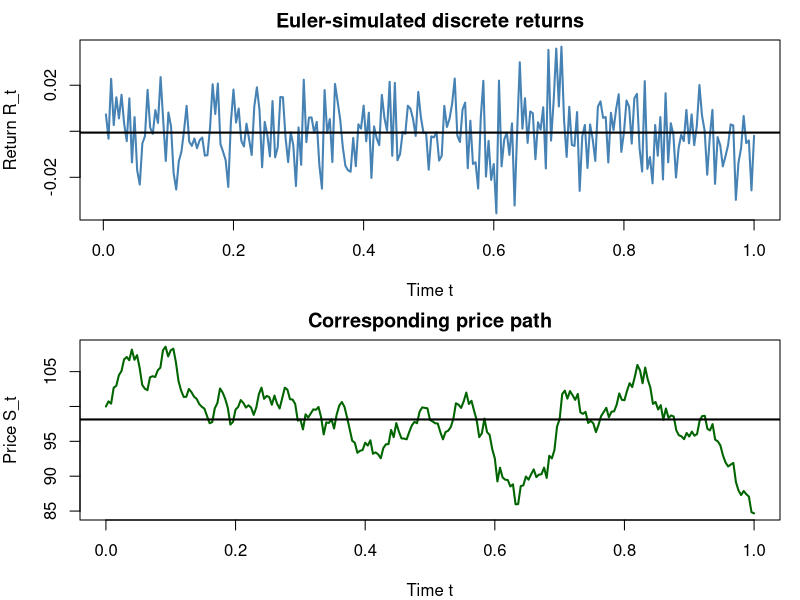
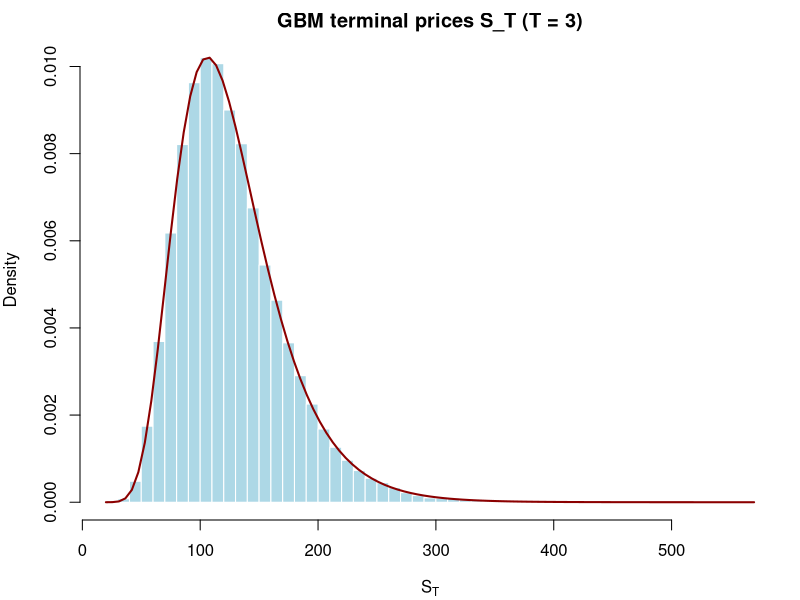

Generate these figures, in order, with R:
# ============================================================
# Problem Set 1 — Exercise 1 (a)–(c): GBM simulation (Euler)
# ============================================================
# ---------- Inputs ----------
S0    <- 100
mu    <- 0.08
sigma <- 0.20
T     <- 1
s     <- 250

dt    <- 1 / s
steps <- T * s
tgrid <- seq(0, T, by = dt)   # length = steps + 1

# ============================================================
# (a) One path, Euler returns + price path
# ============================================================
set.seed(13)

Z  <- rnorm(steps, mean = 0, sd = 1)     # Z_t ~ N(0,1)
dW <- sqrt(dt) * Z                       # dW_t ~ N(0, dt)
Wt <- c(0, cumsum(dW))                   # Brownian path levels W_t

Rt <- mu * dt + sigma * dW               # Euler discrete returns
St <- c(S0, S0 * cumprod(1 + Rt))        # Price path via discrete compounding

# Plot: returns (top) and prices (bottom)
par(mfrow = c(2, 1), mar = c(4, 4, 2, 1))

plot(tgrid[-1], Rt, type = "l", col = "steelblue", lwd = 2,
     xlab = "Time t", ylab = "Return R_t", main = "Euler-simulated discrete returns")
abline(h = mean(Rt), col = "black", lwd = 2)

plot(tgrid, St, type = "l", col = "darkgreen", lwd = 2,
     xlab = "Time t", ylab = "Price S_t", main = "Corresponding price path")
abline(h = mean(St), col = "black", lwd = 2)

par(mfrow = c(1, 1))   # reset so subsequent plots are standalone

# ============================================================
# (b) mu_hat from the single path
# ============================================================
R_bar  <- mean(Rt)
mu_hat <- (1 / dt) * R_bar   # = 250 * R_bar since dt = 1/250

mu_muHat_abs_diff <- abs(mu - mu_hat)

# ============================================================
# (c) N = 10,000 independent return paths 
# ============================================================
set.seed(13)   # required by the problem set

N_paths <- 10000

Z_mat  <- matrix(rnorm(steps * N_paths, mean = 0, sd = 1), nrow = steps, ncol = N_paths)
dW_mat <- sqrt(dt) * Z_mat
R_mat  <- mu * dt + sigma * dW_mat

mu_hat_mc <- (1 / dt) * mean(R_mat)      # = 250 * mean(R_mat)

mu_muHatmc_abs_diff     <- abs(mu - mu_hat_mc)
muHat_muHatmc_abs_diff  <- abs(mu_hat - mu_hat_mc)

# ============================================================
# (d) Exact solution, N = 10,000 terminal prices at T = 3
# ============================================================
set.seed(13)

S0      <- 100
mu      <- 0.08
sigma   <- 0.20
T       <- 3
N_paths <- 100000

W_T <- rnorm(N_paths, mean = 0, sd = 1)  
# approximation formula *1) (see below)
S_T <- S0 * exp((mu - 0.5 * sigma^2) * T +     # GBM approximation formula
                sigma * sqrt(T) * W_T)

hist(S_T, breaks = 60, col = "lightblue", border = "white",
     freq = FALSE,
     main = "GBM terminal prices S_T (T = 3)",
     xlab = expression(S[T]))

mu_log    <- log(S0) + (mu - 0.5 * sigma^2) * T
sigma_log <- sigma * sqrt(T)
curve(dlnorm(x, meanlog = mu_log, sdlog = sigma_log), add = TRUE,
      col = "darkred", lwd = 2)

S_T_sample_mean <- mean(S_T)
S_T_theoretical <- S0 * exp(mu * T)
S_T_mean_diff      <- S_T_sample_mean - S_T_theoretical
S_T_abs_mean_diff  <- abs(S_T_mean_diff)
# Comment: 
# Shape: the histogram indicates a log normal distribution.
# This since W_T is sampled from a normal dist. and then taken exponentially in
# the approximation formula *1). This results in a log-normal dist. See also the PDF
# as a black curve with the parameters implied by the model.
# Obviously we expect a (small) difference between the analytical closed-form 
# solution and the Monte Carlo approixmation approach. The abs diff of ~0.07 
# is in my opinion small w.r.t to the total value of ~127. 
